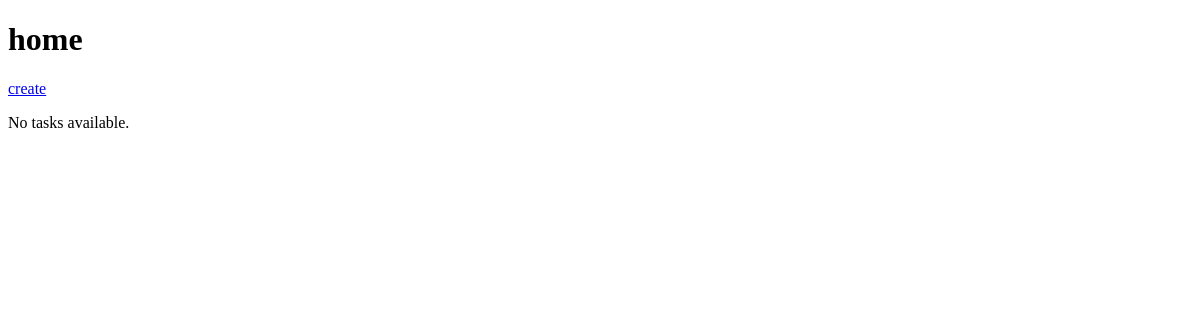
Before: /home/ with the older database file.
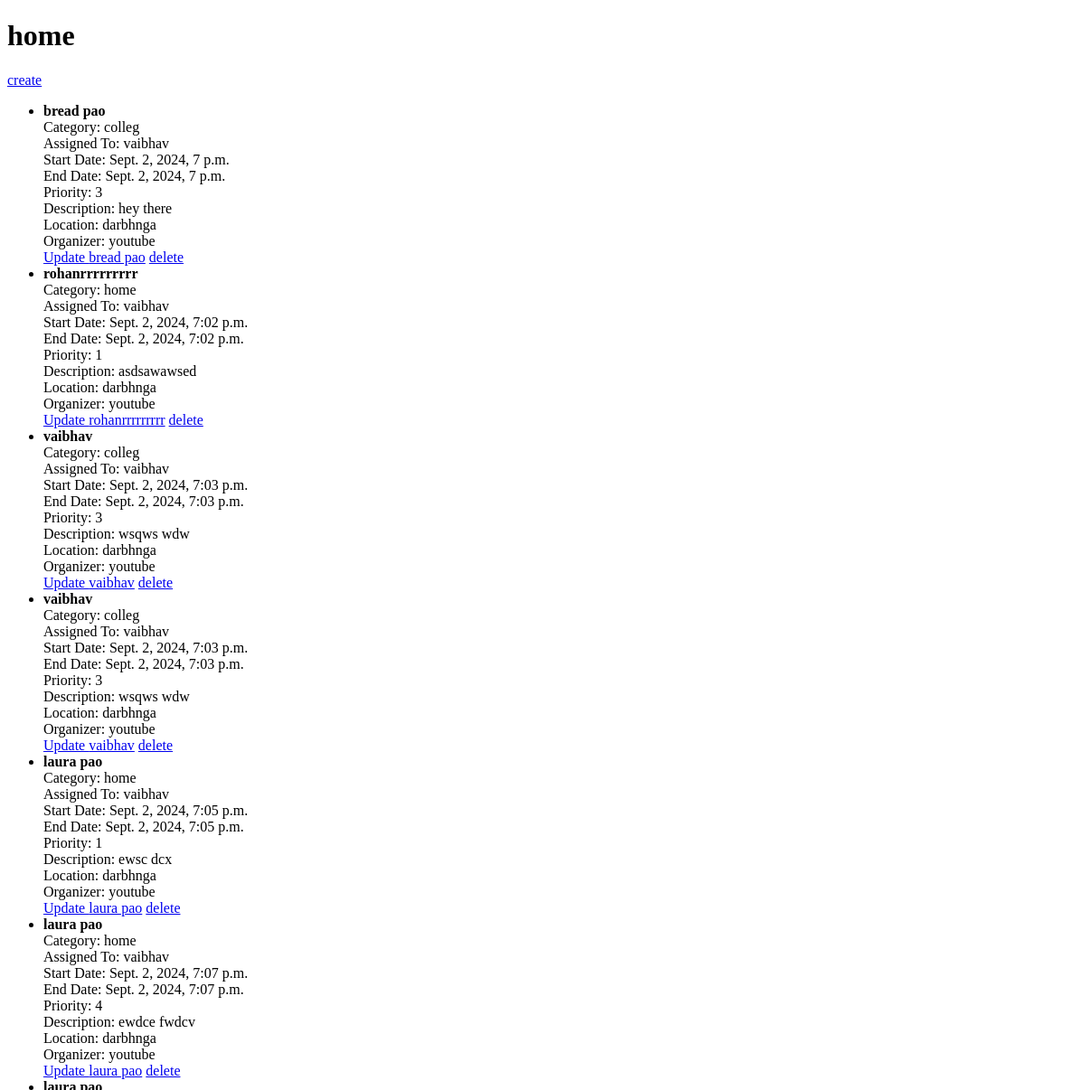
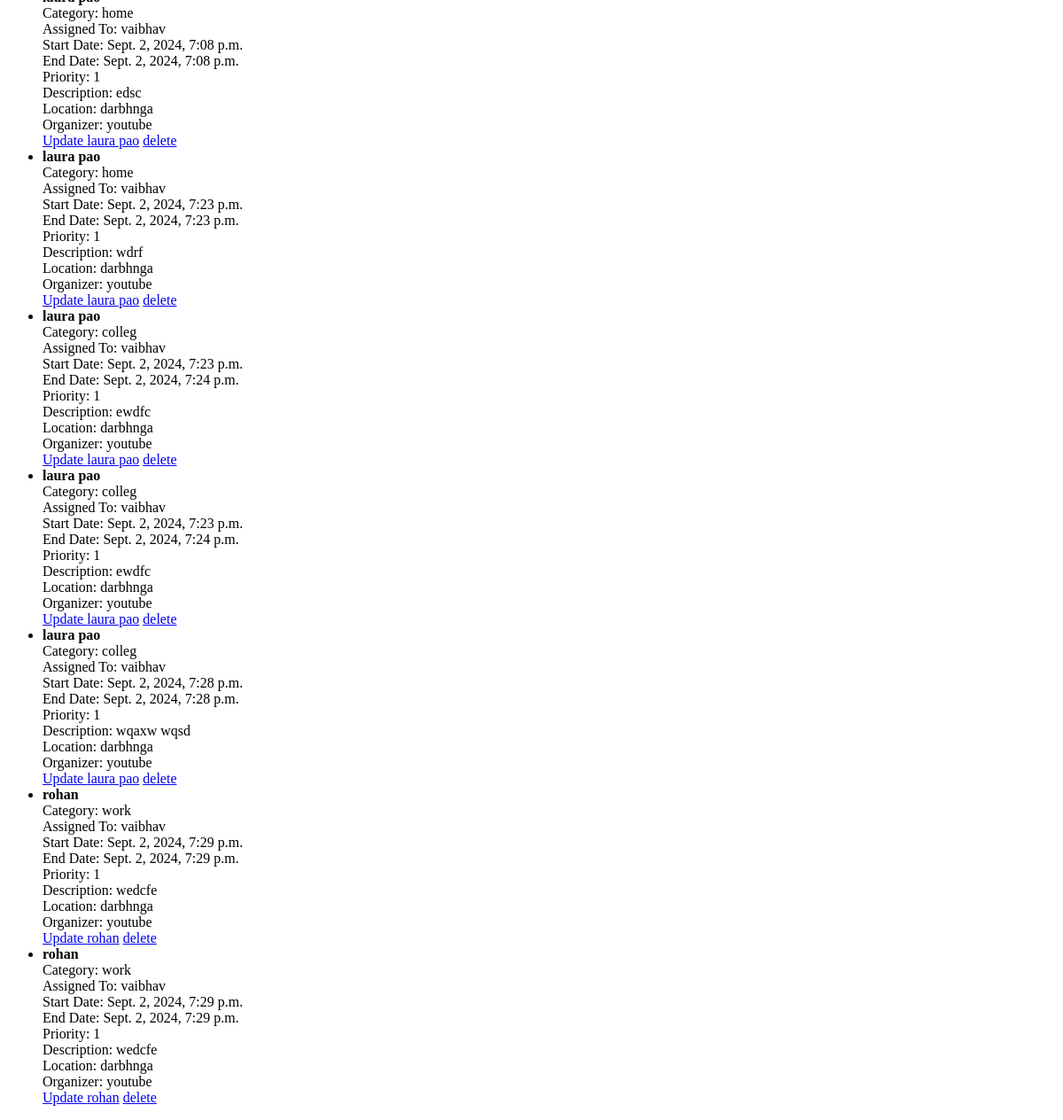
After: the same page with the newer database file (2 pictures, top to bottom).
### members/models.py (models this page shows, shortened)
class task(models.Model):
    name = models.CharField(max_length=100)
    category = models.ForeignKey(Category, on_delete=models.CASCADE)
    assigned_to = models.ForeignKey(User, on_delete=models.CASCADE, related_name='tasks')
    start_date = models.DateTimeField()
    end_date = models.DateTimeField()
    priority = models.IntegerField(default=1)
    description = models.TextField(default='')
    location = models.CharField(max_length=255, default='')
    organizer = models.CharField(max_length=100, default='')

class Category(models.Model):
    name = models.CharField(max_length=50)
    def __str__(self):
        return self.name

### members/views.py (the view)
# urls.py: 2. Add a URL to urlpatterns:  path('', views.home, name='home')
def home(request):
    tasks = task.objects.all()
    return render(request,"home.html",{'tasks':tasks})

### members/templates/home.html (shortened to what this page needs)
<!DOCTYPE html>
<html lang="en">
  <head>
  </head>
  <body>
    <h1>home</h1>
    <a href="{% url 'create_task' %}">create</a>
    {% if tasks %}
    <ul>
      {% for task in tasks %}
      <li>
        <strong>{{ task.name }}</strong><br />
        Category: {{ task.category }}<br />
        Assigned To: {{ task.assigned_to }}<br />
        Start Date: {{ task.start_date }}<br />
        End Date: {{ task.end_date }}<br />
        Priority: {{ task.priority }}<br />
        Description: {{ task.description }}<br />
        Location: {{ task.location }}<br />
        Organizer: {{ task.organizer }}<br />
      </li>
      <a href="{% url 'update' task.pk %}">Update {{ task.name }}</a>
      <a href="{% url 'delete' task.pk %}">delete </a>
      {% endfor %}
    </ul>
    {% else %}
    <p>No tasks available.</p>
    {% endif %}
  </body>
</html>

Changed rows visible on the page:
added task: name "bread pao", category "colleg", assigned_to "vaibhav", start_date "Sept. 2, 2024, 7 p.m.", end_date "Sept. 2, 2024, 7 p.m.", priority "3", description "hey there", location "darbhnga", organizer "youtube"
added task: name "rohanrrrrrrrrr", category "home", assigned_to "vaibhav", start_date "Sept. 2, 2024, 7:02 p.m.", end_date "Sept. 2, 2024, 7:02 p.m.", priority "1", description "asdsawawsed", location "darbhnga", organizer "youtube"
added task: name "vaibhav", category "colleg", assigned_to "vaibhav", start_date "Sept. 2, 2024, 7:03 p.m.", end_date "Sept. 2, 2024, 7:03 p.m.", priority "3", description "wsqws wdw", location "darbhnga", organizer "youtube"
added task: name "vaibhav", category "colleg", assigned_to "vaibhav", start_date "Sept. 2, 2024, 7:03 p.m.", end_date "Sept. 2, 2024, 7:03 p.m.", priority "3", description "wsqws wdw", location "darbhnga", organizer "youtube"
added task: name "laura pao", category "home", assigned_to "vaibhav", start_date "Sept. 2, 2024, 7:05 p.m.", end_date "Sept. 2, 2024, 7:05 p.m.", priority "1", description "ewsc dcx", location "darbhnga", organizer "youtube"
added task: name "laura pao", category "home", assigned_to "vaibhav", start_date "Sept. 2, 2024, 7:07 p.m.", end_date "Sept. 2, 2024, 7:07 p.m.", priority "4", description "ewdce fwdcv", location "darbhnga", organizer "youtube"
added task: name "laura pao", category "home", assigned_to "vaibhav", start_date "Sept. 2, 2024, 7:08 p.m.", end_date "Sept. 2, 2024, 7:08 p.m.", priority "1", description "edsc", location "darbhnga", organizer "youtube"
added task: name "laura pao", category "home", assigned_to "vaibhav", start_date "Sept. 2, 2024, 7:23 p.m.", end_date "Sept. 2, 2024, 7:23 p.m.", priority "1", description "wdrf", location "darbhnga", organizer "youtube"
added task: name "laura pao", category "colleg", assigned_to "vaibhav", start_date "Sept. 2, 2024, 7:23 p.m.", end_date "Sept. 2, 2024, 7:24 p.m.", priority "1", description "ewdfc", location "darbhnga", organizer "youtube"
added task: name "laura pao", category "colleg", assigned_to "vaibhav", start_date "Sept. 2, 2024, 7:23 p.m.", end_date "Sept. 2, 2024, 7:24 p.m.", priority "1", description "ewdfc", location "darbhnga", organizer "youtube"
added task: name "laura pao", category "colleg", assigned_to "vaibhav", start_date "Sept. 2, 2024, 7:28 p.m.", end_date "Sept. 2, 2024, 7:28 p.m.", priority "1", description "wqaxw wqsd", location "darbhnga", organizer "youtube"
added task: name "rohan", category "work", assigned_to "vaibhav", start_date "Sept. 2, 2024, 7:29 p.m.", end_date "Sept. 2, 2024, 7:29 p.m.", priority "1", description "wedcfe", location "darbhnga", organizer "youtube"
added task: name "rohan", category "work", assigned_to "vaibhav", start_date "Sept. 2, 2024, 7:29 p.m.", end_date "Sept. 2, 2024, 7:29 p.m.", priority "1", description "wedcfe", location "darbhnga", organizer "youtube"
Other visible differences:
text no longer shown: "No tasks available."
